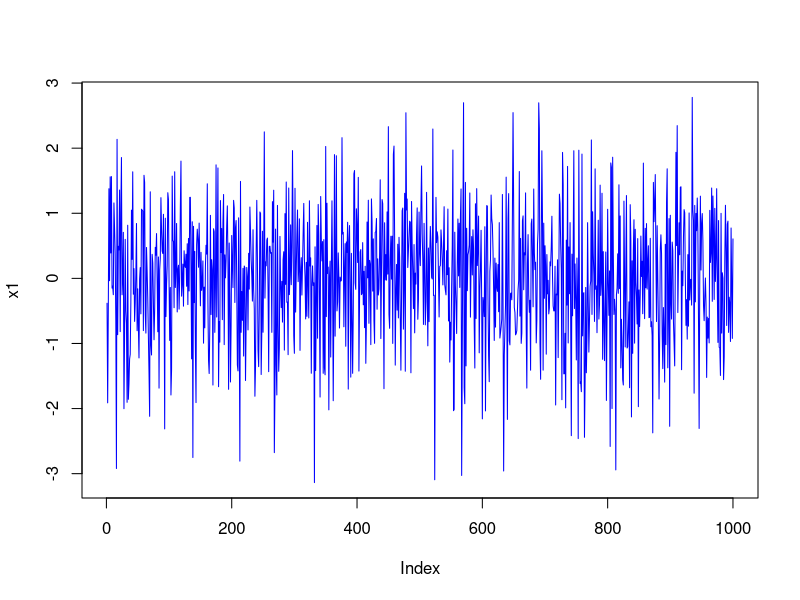
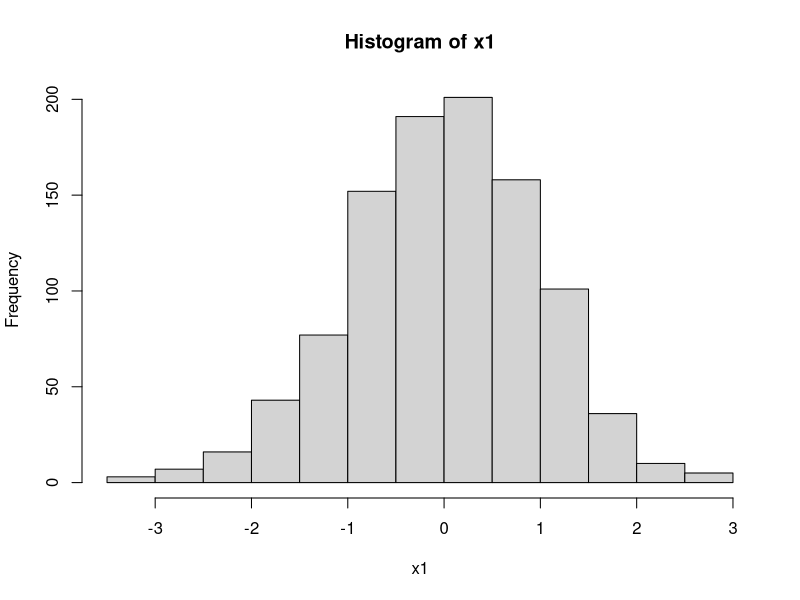
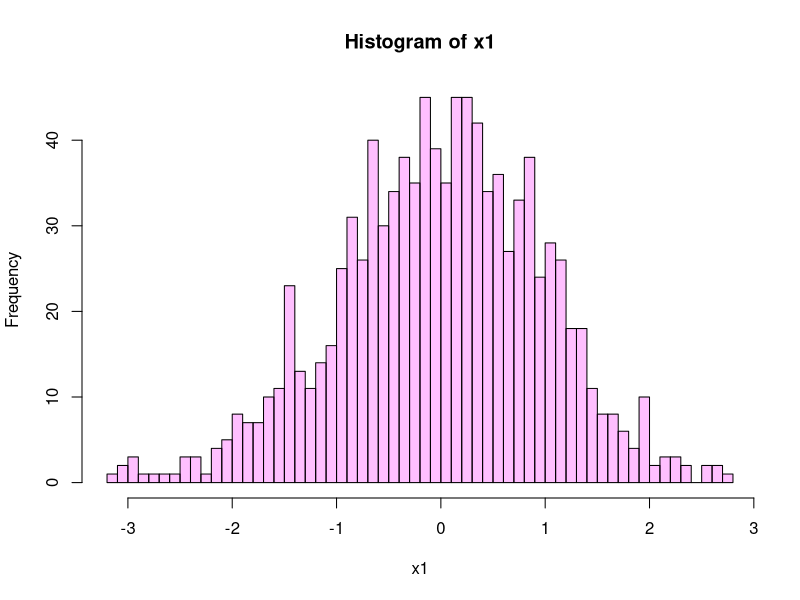

The R source for these figures, in order:
## ---- chunk 1
1+1
## ---- chunk 2
x <- 1
## ---- chunk 3
x
## ---- chunk 4
y <- 3
## ---- chunk 5
x+y
## ---- chunk 6
z <- x*y
z
## ---- chunk 7
a <- "Hello World!"
## ---- chunk 8
x1 <- rnorm(1000, 0, 1)
plot(x1, type="l", col="blue")
## ---- chunk 9
hist(x1)
## ---- chunk 10
hist(x1, breaks = 60, col ="#ff00ff40")
